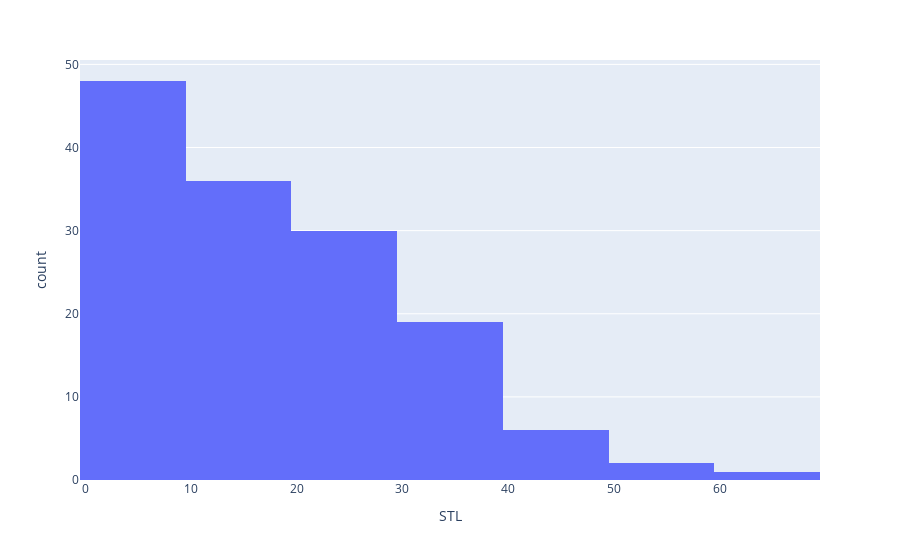

Notebook code cell kept with this figure:
### Code cell
weight = px.histogram(wnba, x="STL", nbins=10)
weight.show()

### Figure 1 — Plotly figure (JSON) as saved in the notebook; plotly's stock layout.template omitted (floating-point values rounded to 4 significant figures; data arrays with more than 128 entries replaced by an {"elided": "..."} marker saying what was removed)
{"data": [{"alignmentgroup": "True", "bingroup": "x", "hoverlabel": {"namelength": 0}, "hovertemplate": "STL=%{x}<br>count=%{y}", "legendgroup": "", "marker": {"color": "#636efa"}, "name": "", "nbinsx": 10, "offsetgroup": "", "orientation": "v", "showlegend": false, "type": "histogram", "x": {"elided": "142 int values"}, "xaxis": "x", "yaxis": "y"}], "layout": {"barmode": "relative", "legend": {"tracegroupgap": 0}, "margin": {"t": 60}, "xaxis": {"anchor": "y", "domain": [0, 1], "title": {"text": "STL"}}, "yaxis": {"anchor": "x", "domain": [0, 1], "title": {"text": "count"}}}}
